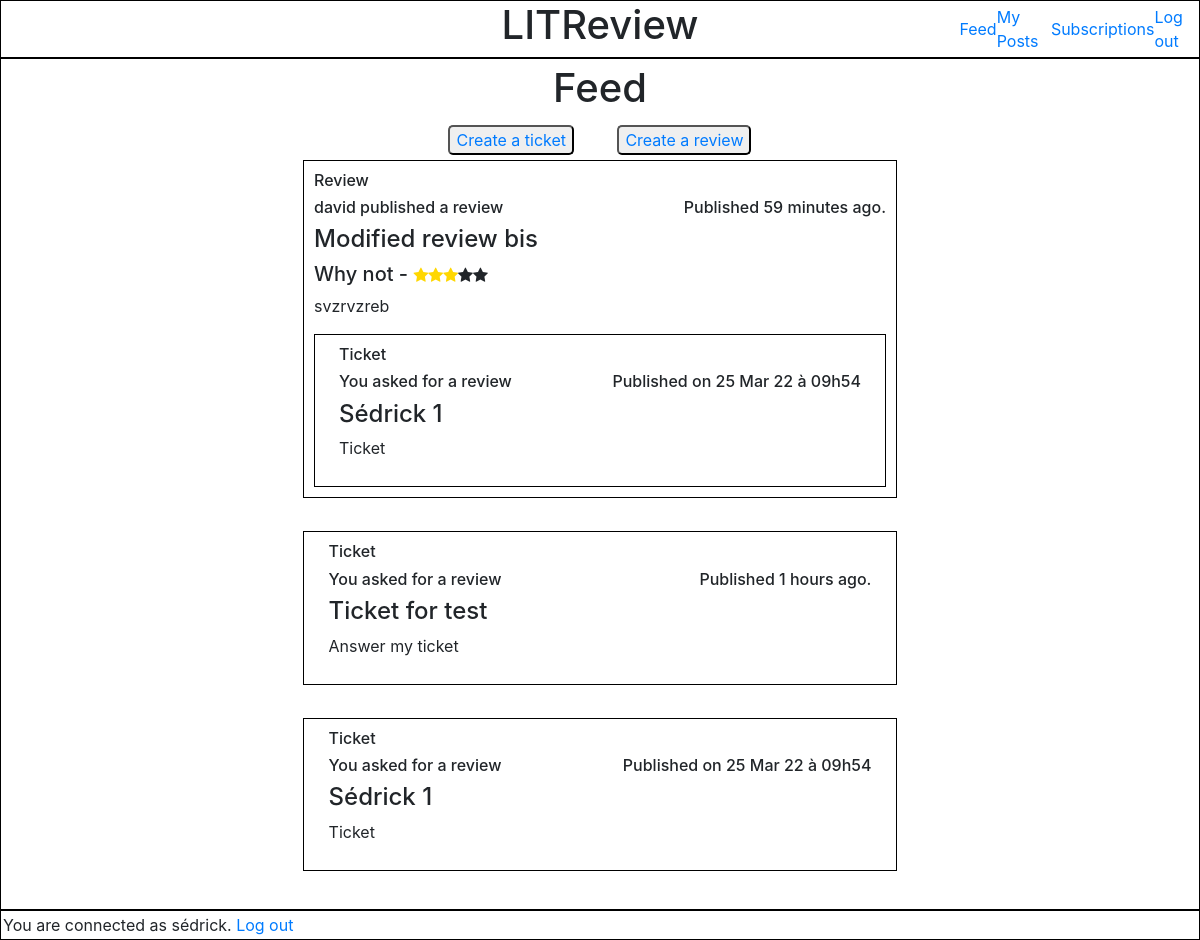
/home_page/ (signed in), run on the app's committed database.
### feedapp/models.py (models this page shows, shortened)
class Review(models.Model):
    ticket = models.ForeignKey(to=Ticket, null=True, on_delete=models.CASCADE)
    rating = models.PositiveSmallIntegerField(validators=[MinValueValidator(0), MaxValueValidator(5)])
    user = models.ForeignKey(settings.AUTH_USER_MODEL, on_delete=models.CASCADE)
    headline = models.CharField(max_length=128)
    body = models.TextField(max_length=8192)
    time_created = models.DateTimeField(auto_now_add=True)

class Ticket(models.Model):
    title = models.CharField(max_length=128)
    description = models.CharField(max_length=2048, blank=True)
    user = models.ForeignKey(settings.AUTH_USER_MODEL, on_delete=models.CASCADE)
    image = models.ImageField(null=True, blank=True)
    time_created = models.DateTimeField(auto_now_add=True)
    IMAGE_MAX_SIZE = (100, 100)

### authentication/models.py (models this page shows)
class User(AbstractUser):
    username = models.CharField(max_length=20, unique=True)
    USERNAME_FIELD = 'username'

### feedapp/views.py (the view)
# urls.py: path('home_page/', home_page, name='home_page'),
@login_required
def home_page(request):
    follower = models.UserFollows.objects.filter(user=request.user).values('followed_user')
    tickets = models.Ticket.objects.filter(Q(user=request.user) | Q(user__in=follower))
    reviews = models.Review.objects.filter(Q(user=request.user) | Q(user__in=follower) |
                                           Q(ticket__in=tickets))
    tickets = tickets.annotate(content_type=Value('TICKET', CharField()))
    reviews = reviews.annotate(content_type=Value('REVIEW', CharField()))
    posts = sorted(chain(tickets, reviews), key=lambda post: post.time_created, reverse=True)
    return render(request, 'feedapp/home_page.html', context={'posts': posts})

### feedapp/templatetags/feedapp_extras.py (called while the page is built)
@register.filter
def ticket_has_review(value):
    test_existing_reviews = False
    review = models.Review.objects.filter(ticket=value)
    if review:
        test_existing_reviews = True
    return test_existing_reviews

@register.filter
def get_posted_at_display(posted_at):
    seconds_ago = (timezone.now() - posted_at).total_seconds()
    if seconds_ago <= HOUR:
        return f'Published {int(seconds_ago // MINUTE)} minutes ago.'
    elif seconds_ago <= DAY:
        return f'Published {int(seconds_ago // HOUR)} hours ago.'
    return f'Published on {posted_at.strftime("%d %b %y à %Hh%M")}'

@register.simple_tag(takes_context=True)
def get_poster_display(context, user):
    if user == context['user']:
        return 'You'
    return user.username

### feedapp/templates/feedapp/home_page.html (shortened to what this page needs)
{% extends 'base.html' %}
{% load static %}
{% load feedapp_extras %}
    {% block content %}
    <div class="main_content">
        <h1>Feed</h1>
            <div class="main_content_buttons">
                <button type="button" class="button_review_ticket"><a href="{% url 'create_ticket' %}">Create a ticket</a></button>
                <button type="button" class="button_review_ticket"><a href="{% url 'create_review' %}">Create a review</a></button>
            </div>
            {% for post in posts %}
                {% if post.content_type == 'TICKET' %}
                <div class="ticket_area">
                    {% include 'feedapp/partials/ticket_snippet.html' with ticket=post %}
                </div>
                {% elif post.content_type == 'REVIEW' %}
                <div class="review_area">
                    {% include 'feedapp/partials/review_snippet.html' with review=post %}
                </div>
                {% endif %}
            {% endfor %}
    </div>
    {% endblock content %}

### templates/base.html (shortened to what this page needs)
<!DOCTYPE html>
<html lang="en">
<head>
    {% load static %}
    <link rel="stylesheet" href="{% static 'style.css' %}">
    <link rel="stylesheet" href="https://cdn.jsdelivr.net/npm/bootstrap@4.3.1/dist/css/bootstrap.min.css">
    <link rel="stylesheet" href="https://cdnjs.cloudflare.com/ajax/libs/font-awesome/4.7.0/css/font-awesome.min.css">
</head>
<body>
    <header class="base_header">
        <div id="header_spaceholder"></div>
        <div class="header_h1"><h1>LITReview</h1></div>
      <nav>
          <a href="{% url 'home_page' %}">Feed</a>
          <a href="{% url 'my_posts_page' %}">My Posts</a>
          <a href="{% url 'subscription_page' %}">Subscriptions</a>
          {% if user.is_authenticated %}
            <a href="{% url 'logout_page' %}">Log out</a>
          {% endif %}
      </nav>
    </header>
  {% block content %} {% endblock content %}
  {% if user.is_authenticated %}
    <footer>You are connected as {{ user }}. <a href="{% url 'logout_page' %}">Log out</a></footer>
  {% endif %}
</body>
</html>

### feedapp/templates/feedapp/partials/review_snippet.html (shortened to what this page needs)
{% load static %}
{% load feedapp_extras %}
<div class="review">
    <h6>Review</h6>
    <div class="review_info">
        <h6>{% get_poster_display review.user%} published a review</h6>
        <h6>{{ review.time_created|get_posted_at_display }}</h6>
    </div>
    <h4>{{ review.headline }}</h4>
    <div class="review_rating">
        {% if review.rating == 5 %}
            <h5>Extraordinary -&nbsp </h5>
            <i class="fa fa-star checked"></i>
            <i class="fa fa-star checked"></i>
            <i class="fa fa-star checked"></i>
            <i class="fa fa-star checked"></i>
            <i class="fa fa-star checked"></i>
        {% elif review.rating == 3 %}
            <h5>Why not -&nbsp </h5>
            <i class="fa fa-star checked"></i>
            <i class="fa fa-star checked"></i>
            <i class="fa fa-star checked"></i>
            <i class="fa fa-star"></i>
            <i class="fa fa-star"></i>
        {% endif %}
    </div>
    <p>{{ review.body }}</p>
    <div class="ticket_area">
        {% if review.ticket %}
            {% include 'feedapp/partials/ticket_snippet.html' with ticket=review.ticket %}
        {% endif %}
    </div>
</div>

### feedapp/templates/feedapp/partials/ticket_snippet.html (shortened to what this page needs)
{% load static %}
{% load feedapp_extras %}
<div class="ticket">
    <h6>Ticket</h6>
    <div class="ticket_info">
        <h6>{% get_poster_display ticket.user %} asked for a review</h6>
        <h6>{{ ticket.time_created|get_posted_at_display }}</h6>
    </div>
    <h4>{{ ticket.title }}</h4>
    <p>{{ ticket.description }}</p>
</div>

### static/style.css (style rules this page uses)
.base_header { border: 1px black solid; display: flex; justify-content: center; }
.base_header nav { display: flex; flex: 0.3; justify-content: space-around; align-items: center; text-decoration: none; }
.base_header #header_spaceholder { flex: 0.3; }
.base_header .header_h1 { display: flex; flex: 0.9; justify-content: center; align-items: center; }
.main_content { border: 1px black solid; display: flex; flex-direction: column; justify-content: center; align-items: center; padding: 5px; min-height: 690px; }
.main_content h1 { text-align: center; }
.main_content button { border-radius: 5px; }
.main_content .main_content_buttons { display: flex; justify-content: space-around; align-items: center; width: 30%; padding: 5px; }
.main_content .review_area { width: 50%; display: flex; flex-direction: column; align-items: center; border: 1px black solid; padding: 5px; }
.main_content .ticket_area { width: 50%; display: flex; flex-direction: column; align-items: center; border: 1px black solid; padding: 5px; }
.checked { color: gold; }
.review { display: flex; flex-direction: column; width: 100%; padding: 5px; }
.review .review_info { display: flex; justify-content: space-between; }
.review .review_rating { display: flex; justify-content: flex-start; align-items: baseline; }
.review .ticket_area { width: 100%; display: flex; flex-direction: column; align-items: center; }
.ticket { display: flex; flex-direction: column; width: 95%; padding: 5px; }
.ticket .ticket_info { display: flex; justify-content: space-between; }
footer { border: 1px black solid; display: flex; width: 100%; padding: 2px; }

### data on the page
Review: user.username "david", time_created|get_posted_at_display "Published 59 minutes ago.", headline "Modified review bis", rating "Why not -", body "svzrvzreb"
Ticket: user "You", time_created|get_posted_at_display "Published on 25 Mar 22 à 09h54", title "Sédrick 1", description "Ticket"
Ticket: user "You", time_created|get_posted_at_display "Published 1 hours ago.", title "Ticket for test", description "Answer my ticket"
User: username "sédrick"
